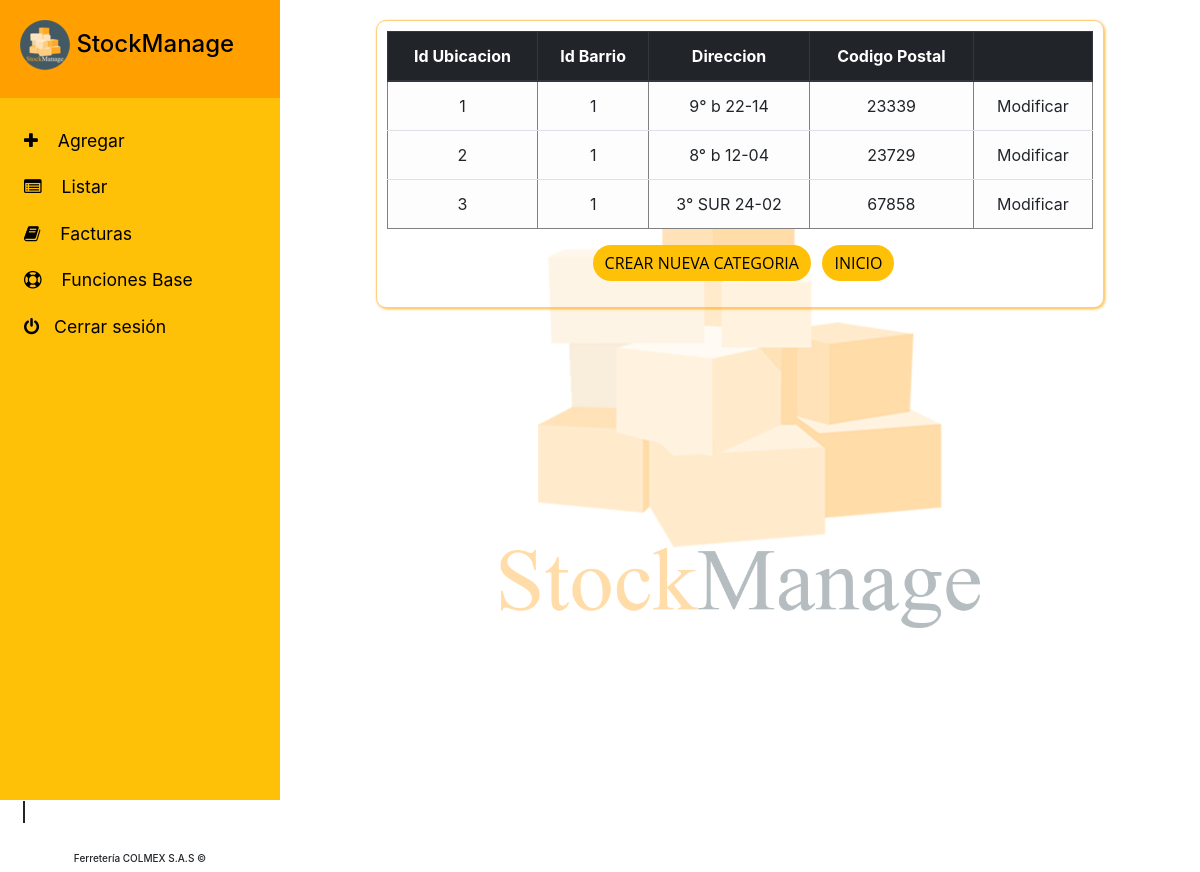
The app's page /paginas/ubicacion/List.php with its own data.
### tables this page shows
CREATE TABLE `ubicacion` (
  `ubicacion_id` int(11) NOT NULL AUTO_INCREMENT,
  `barrio_id` int(11) NOT NULL,
  `direccion` varchar(30) NOT NULL,
  `codigo_postal` int(11) DEFAULT NULL,
  PRIMARY KEY (`ubicacion_id`),
  KEY `Ubicacion_FKIndex1` (`barrio_id`),
  CONSTRAINT `ubicacion_ibfk_1` FOREIGN KEY (`barrio_id`) REFERENCES `barrio` (`barrio_id`)
);

### paginas/ubicacion/List.php (the view, shortened to what this page needs)
<?php require_once('../../Connections/connect_DB.php'); ?>
<?php
$query_ubi2 = "SELECT * FROM ubicacion";
$ubi2 = mysql_query($query_ubi2, $connect_DB) or die(mysql_error());
$row_ubi2 = mysql_fetch_assoc($ubi2);
?>
<!DOCTYPE html>
<html>
    <head>
        <link href="/ProyectoBases2/resources/vendor/bootstrap/css/bootstrap1.min.css" rel="stylesheet"/>
        <link href="/ProyectoBases2/resources/vendor/font-awesome/css/font-awesome.min.css" rel="stylesheet" type="text/css"/>
        <link href="/ProyectoBases2/resources/css/base.css" rel="stylesheet"/>
        <link href="/ProyectoBases2/resources/css/display-lg.css" rel="stylesheet"/>
        <link href="/ProyectoBases2/resources/css/display-md.css" rel="stylesheet"/>
        <link href="/ProyectoBases2/resources/css/display-sm.css" rel="stylesheet"/>
    </head>
    <body>
        <div class="wrapper">
            <nav id="sidebar">
                <div class="header">
                    <h4>
                        <img id="sidebarCollapse" src="/ProyectoBases2/resources/images/LogoCirculo1.png"/>
                        <a data-toggle="collapse" href="#bienvenida" role="button">StockManage</a>
                    </h4>
                </div>
                <ul class="list-unstyled components">
                    <li>
                        <a data-toggle="collapse" href="#add" role="button" aria-expanded="false" aria-controls="add" class="nav-link"><i class="fa fa-plus"></i> Agregar </a>
                    </li>
                    <li>
                        <a data-toggle="collapse" href="#list" role="button" aria-expanded="false" aria-controls="list" class="nav-link"><i class="fa fa-list-alt"></i> Listar </a>
                    </li>
                    <li>
                        <a href="/ProyectoBases2/paginas/factura/List.php" class="nav-link"><i class="fa fa-book"></i> Facturas </a>
                    </li>
                     <li>
                        <a data-toggle="collapse" href="#settings" role="button" aria-expanded="false" aria-controls="settings" class="nav-link"><i class="fa fa-support"></i> Funciones Base </a>
                    </li>
                    <li>
                        <a class="nav-link" data-toggle="modal" data-target="#confirm" href="">
                            <i class="fa fa-power-off" id="cerrar"></i><span class="nav-link-text">Cerrar sesión</span>
                        </a>
                    </li>
                </ul>
                <div class="footer">
                    <h6>Ferretería COLMEX S.A.S &copy;</h6>
                </div>
            </nav>
            <div id="content" class="background-page">
                <div class="contenido">
                    <table border="1" class="table table-light text-font">
                       <thead class="thead-dark">
                            <tr>
                                <th scope="col">Id Ubicacion</th>
                                <th scope="col">Id Barrio</th>
                                <th scope="col">Direccion</th>
                                <th scope="col">Codigo Postal</th>
                                <th scope="col">&nbsp;</th>
                            </tr>
                      <?php do { ?>
                        <tr>
                          <td><?php echo $row_ubi2['ubicacion_id']; ?></td>
                          <td><?php echo $row_ubi2['barrio_id']; ?></td>
                          <td><?php echo $row_ubi2['direccion']; ?></td>
                          <td><?php echo $row_ubi2['codigo_postal']; ?></td>
                          <td><a href="Edit.php? ubicacion_id=<?php echo $row_ubi2['ubicacion_id']; ?>">Modificar</a></td>
                        </tr>
                        <?php } while ($row_ubi2 = mysql_fetch_assoc($ubi2)); ?>
                    </table>
<p>                   <a class="btn btn-ambar" href="Create.html">Crear nueva categoria</a>
                      <a class="btn btn-ambar" href="/ProyectoBases2/administrador.html">Inicio</a></p>
              </div>
            </div>
        </div>
    </body>
</html>
<!DOCTYPE html PUBLIC "-//W3C//DTD XHTML 1.0 Transitional//EN" "http://www.w3.org/TR/xhtml1/DTD/xhtml1-transitional.dtd">
<html xmlns="http://www.w3.org/1999/xhtml"
      xmlns:ui="http://xmlns.jcp.org/jsf/facelets"
      xmlns:h="http://xmlns.jcp.org/jsf/html"
      xmlns:f="http://xmlns.jcp.org/jsf/core">
    <ui:composition template="/template.xhtml">
        <ui:define name="entidad">
            <h:form styleClass="jsfcrud_list_form">
                <h:outputText escape="false" value="#{bundle.ListUbicacionEmpty}" rendered="#{ubicacionController.items.rowCount == 0}"/>
                <h:panelGroup rendered="#{ubicacionController.items.rowCount > 0}">
                    <h:outputText value="#{ubicacionController.pagination.pageFirstItem + 1}..#{ubicacionController.pagination.pageLastItem + 1}/#{ubicacionController.pagination.itemsCount}"/>&nbsp;
                    <h:commandLink action="#{ubicacionController.previous}" value="#{bundle.Previous} #{ubicacionController.pagination.pageSize}" rendered="#{ubicacionController.pagination.hasPreviousPage}"/>&nbsp;
                    <h:commandLink action="#{ubicacionController.next}" value="#{bundle.Next} #{ubicacionController.pagination.pageSize}" rendered="#{ubicacionController.pagination.hasNextPage}"/>&nbsp;
                    <h:dataTable value="#{ubicacionController.items}" var="item" border="0" cellpadding="2" cellspacing="0" rowClasses="jsfcrud_odd_row,jsfcrud_even_row" rules="all" style="border:solid 1px">
                    </h:dataTable>
                </h:panelGroup>
                <br />
                <br />
                <br />
            </h:form>
        </ui:define>
    </ui:composition>
</html>

### resources/css/base.css (style rules this page uses)
html { font-family:'Open Sans','Helvetica Neue',Arial,sans-serif; }
.background-page { background-image: url('/ProyectoBases2/resources/images/LogoSinFondo.png'); background-repeat:no-repeat; background-position: center; background-size: 500px 500px; }
a, a:hover, a:focus { color: inherit; text-decoration: none; transition: all 0.3s; }
.btn { font-weight: 500; text-transform: uppercase; border: none; border-radius: 90px; font-family: 'Open Sans', 'Helvetica Neue', Arial, sans-serif; margin-left: 1%; }
.btn-ambar { background: #ffc107; color: #000000; }
#content { width: 100%; padding: 20px 5px 0 5px; min-height: 100vh; transition: all 0.3s; }
.contenido { padding: 10px; border: 1px solid rgba(255, 160, 0, 0.5); border-radius: 10px; margin-bottom: 40px; box-shadow: 1px 1px 3px rgba(255, 160, 0, 0.8); text-align: center; width: 80%; margin-left: 10%; align-content: center; align-items: center; }
#sidebar { min-width: 280px; max-width: 280px; background: #ffc107 ; min-height: 100vh; transition: all 0.3s; }
#sidebar ul li a { text-align: left; margin-left: 5%; color: black; }
#sidebar .header { padding: 20px; background: #ffa000; }
#sidebar ul.components { padding: 20px 0; }
#sidebar ul li a { padding: 10px; font-size: 1.1em; display: block; }
#sidebar ul li a i { margin-right: 15px; }
a[data-toggle="collapse"] { position: relative; }
.header { color: black; font-weight: 700; padding: 1em; }
.footer { min-width: 280px; max-width: 280px; position: absolute; bottom: 0; }
.footer h6 { text-align: center; font-size: 10px; }

### resources/css/display-lg.css (style rules this page uses)
@media (min-width: 981px) { .wrapper { display: flex; width: 100%; align-items: stretch; } }

### records on screen
ubicacion: ubicacion_id "1", barrio "1", direccion "9° b 22-14", codigo_postal "23339"
ubicacion: ubicacion_id "2", barrio "1", direccion "8° b 12-04", codigo_postal "23729"
ubicacion: ubicacion_id "3", barrio "1", direccion "3° SUR 24-02", codigo_postal "67858"
